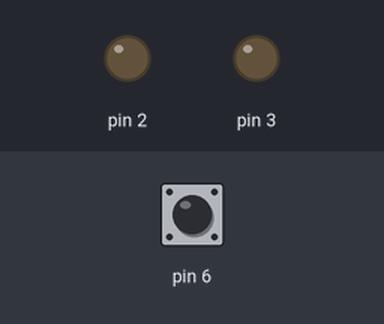
A sketch run on a simulated Arduino Uno, built with avr-gcc and run on an emulated ATmega328P. Parts: output pins drawn as LEDs (lit = HIGH). Dashed ring = blinking. Inputs (shaded band) come from the test bench; at power-on: pin 6 LOW. What the sketch prints to the serial monitor is not drawn.

Above: at 1.2 s.
1.3 s: pin 6 driven HIGH
At 1.45 s:
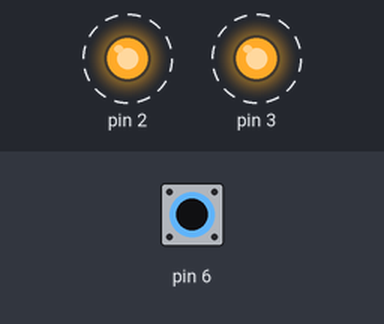
4.3 s: pin 6 driven LOW
At 4.3 s:
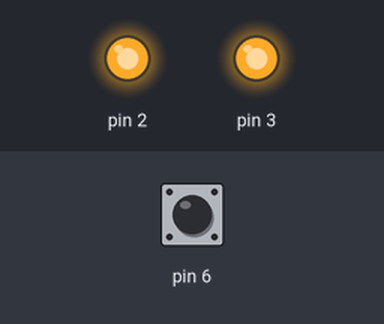
7.3 s: pin 6 pulsed HIGH 5 times (0.12 s each, 0.3 s apart)
At 9.1 s:
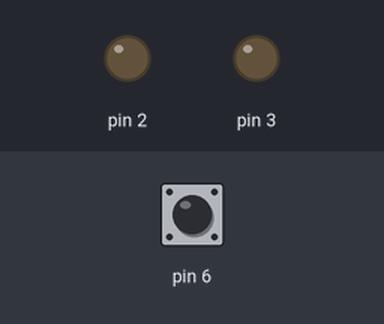
Timing chart, 0 to 10.6 s (numbered marks = the images above; inputs shaded):
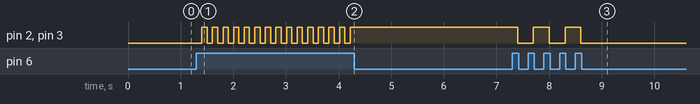

The sketch:

MR1_B.ino
```cpp
/*
 * Generated using BlocklyDuino:
 *
 * https://github.com/MediaTek-Labs/BlocklyDuino-for-LinkIt
 *
 * Date: Fri, 26 Jan 2018 14:12:25 GMT
 */


int debounce_time;

int light;

void setup()
{
  Serial.begin(115200);

  Serial.println("使用內建按鈕操作車頭燈");
  debounce_time = 100;
  light = 0;
  pinMode(6, INPUT);
  pinMode(2, OUTPUT);
  pinMode(3, OUTPUT);
}


void loop()
{
  if (digitalRead(6) == HIGH) {
    Serial.println("按鈕被按下");
    delay(debounce_time);
    if (digitalRead(6) == HIGH) {
      Serial.println("按鈕持續被按下超過抖動時間");
      if (light == 0) {
        light = 1;

      } else {
        light = 0;

      }

    }

  }
  if (light == 1) {
    Serial.println("開燈");
    digitalWrite(2, HIGH);
    digitalWrite(3, HIGH);

  } else {
    Serial.println("關燈");
    digitalWrite(2, LOW);
    digitalWrite(3, LOW);

  }
}
```

Measured:
- after the input at 1.3 s, pin 2, pin 3: alternates HIGH for 0.10 s and LOW for 0.10 s, starting after 0.10 s
- after the input at 4.3 s, pin 2, pin 3: stops changing and stays HIGH
- after the input at 7.3 s, pin 2, pin 3: alternates HIGH for 0.30 s and LOW for 0.30 s, 5 changes in all, then stays LOW, starting after 0.10 s
